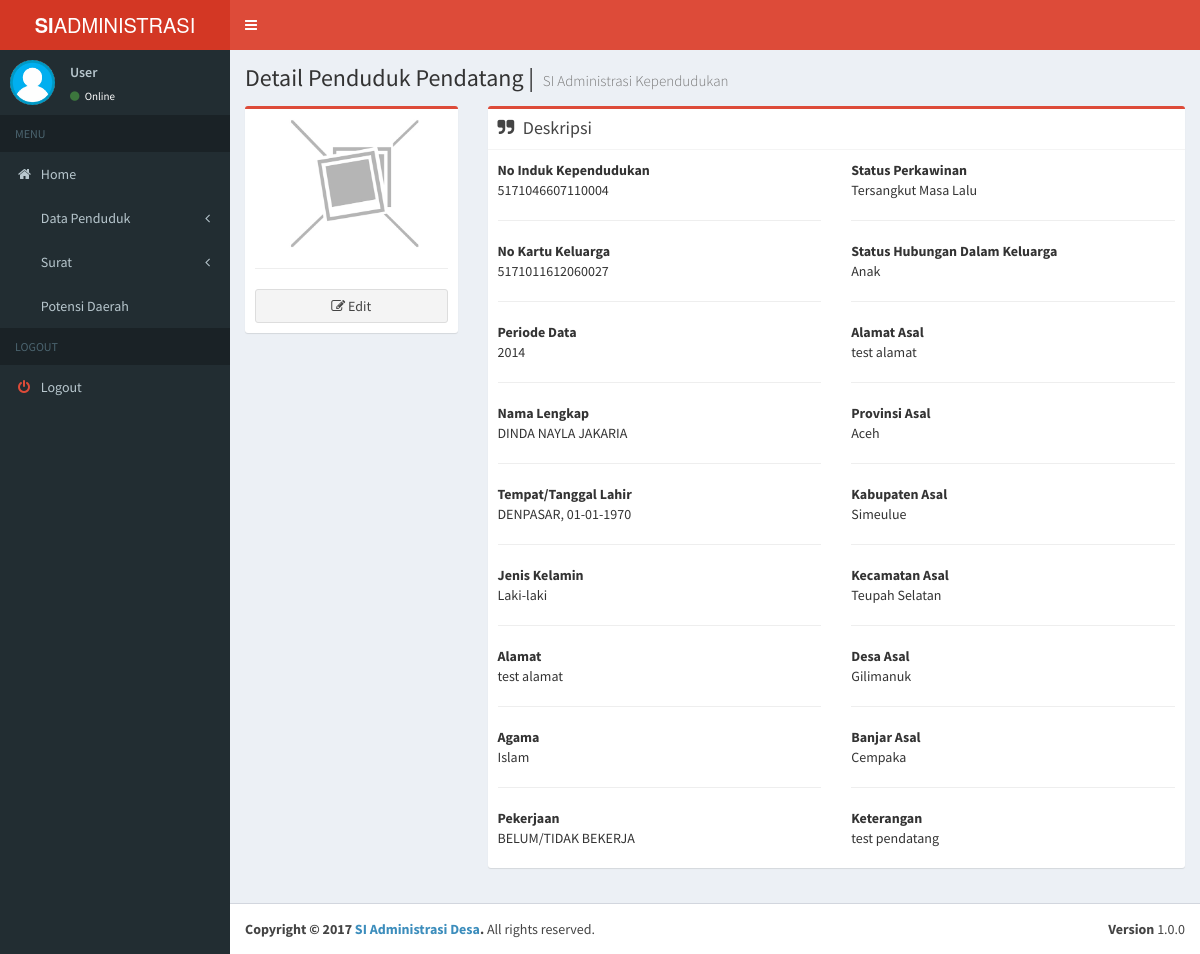
/index.php/pendatang/detail/1, run on the app's committed database.
### tables this page shows
CREATE TABLE `t_pendatang` (
  `id_pendatang` int(11) NOT NULL,
  `id_penduduk` int(11) DEFAULT NULL,
  `alamat_asal` varchar(255) DEFAULT NULL,
  `tgl_datang` date DEFAULT NULL,
  `id_provinsi` int(11) DEFAULT NULL,
  `id_kabupaten` int(11) DEFAULT NULL,
  `id_kecamatan` int(11) DEFAULT NULL,
  `id_desa` int(11) DEFAULT NULL,
  `id_banjar` int(11) DEFAULT NULL,
  `keterangan` varchar(255) DEFAULT NULL,
  `created_by` int(11) NOT NULL,
  `created_at` timestamp NOT NULL DEFAULT CURRENT_TIMESTAMP,
  `updated_by` int(11) NOT NULL,
  `updated_at` timestamp NOT NULL DEFAULT '0000-00-00 00:00:00' ON UPDATE CURRENT_TIMESTAMP,
  `status` tinyint(4) NOT NULL DEFAULT '1'
);

CREATE TABLE `t_penduduk` (
  `id_penduduk` int(11) NOT NULL,
  `periode_data` varchar(4) DEFAULT NULL,
  `no_kk` varchar(20) DEFAULT NULL,
  `status_kk` int(11) DEFAULT NULL,
  `nik` varchar(20) DEFAULT NULL,
  `nama` varchar(100) DEFAULT NULL,
  `tempat_lahir` varchar(50) DEFAULT NULL,
  `tgl_lahir` date DEFAULT NULL,
  `jk` tinyint(4) DEFAULT NULL,
  `alamat_saat_ini` varchar(255) DEFAULT NULL,
  `id_agama` int(11) DEFAULT NULL,
  `id_pendidikan` int(11) DEFAULT NULL,
  `pekerjaan` varchar(100) DEFAULT NULL,
  `telepon` varchar(20) DEFAULT NULL,
  `status_kawin` tinyint(4) DEFAULT NULL,
  `nama_ibu` varchar(100) DEFAULT NULL,
  `nama_ayah` varchar(100) DEFAULT NULL,
  `kewarganegaraan` varchar(20) DEFAULT NULL,
  `status_kependudukan` int(11) DEFAULT NULL COMMENT 'penduduk asli, pendatang, pindah, meninggal',
  `foto` varchar(255) DEFAULT NULL,
  `created_by` int(11) NOT NULL,
  `created_at` timestamp NOT NULL DEFAULT CURRENT_TIMESTAMP,
  `updated_by` int(11) NOT NULL,
  `updated_at` timestamp NOT NULL DEFAULT '0000-00-00 00:00:00' ON UPDATE CURRENT_TIMESTAMP,
  `status` tinyint(4) NOT NULL DEFAULT '1'
);

CREATE TABLE `m_agama` (
  `id_agama` int(11) NOT NULL,
  `agama` varchar(20) DEFAULT NULL,
  `status` tinyint(4) DEFAULT NULL
);

CREATE TABLE `m_status_kawin` (
  `id_status_kawin` int(11) NOT NULL,
  `status_kawin` varchar(20) NOT NULL,
  `status` tinyint(4) NOT NULL DEFAULT '1'
);

CREATE TABLE `m_shdk` (
  `id_shdk` int(11) NOT NULL,
  `shdk` varchar(50) DEFAULT NULL,
  `status` tinyint(4) DEFAULT NULL
);

CREATE TABLE `m_provinsi` (
  `id_provinsi` int(11) NOT NULL,
  `provinsi` varchar(100) DEFAULT NULL,
  `status` tinyint(4) DEFAULT '1'
);

CREATE TABLE `m_kabupaten` (
  `id_kabupaten` int(11) NOT NULL,
  `id_provinsi` int(11) DEFAULT NULL,
  `kabupaten` varchar(100) DEFAULT NULL,
  `status` tinyint(4) DEFAULT '1'
);

CREATE TABLE `m_kecamatan` (
  `id_kecamatan` int(11) NOT NULL,
  `id_kabupaten` int(11) DEFAULT NULL,
  `kecamatan` varchar(100) DEFAULT NULL,
  `status` tinyint(4) DEFAULT '1'
);

CREATE TABLE `m_desa` (
  `id_desa` int(11) NOT NULL,
  `id_kecamatan` int(11) DEFAULT NULL,
  `kode_desa` varchar(4) DEFAULT NULL,
  `desa` varchar(100) DEFAULT NULL,
  `status` tinyint(4) DEFAULT '1'
);

CREATE TABLE `m_banjar` (
  `id_banjar` int(11) NOT NULL,
  `id_desa` int(11) DEFAULT NULL,
  `banjar` varchar(100) DEFAULT NULL,
  `status` tinyint(4) DEFAULT NULL
);

### application/controllers/Pendatang.php (called while the page is built, shortened)
<?php
class Pendatang extends CI_Controller {
	function __construct()
	{
		$this->load->model('pendatang_model', 'pendatang', true);
		$this->load->model('penduduk_model', 'penduduk', true);
	}
	public function detail($id)
	{
		$data['data'] = $this->pendatang->getdetailpendatang($id);
		$data['body'] = $this->load->view('detail_pendatang', $data, true);
		$this->load->view('template', $data);
	}
}

### index.php (called while the page is built, shortened)
<?php
require_once BASEPATH.'core/CodeIgniter.php';

### application/models/Pendatang_model.php (called while the page is built, shortened)
<?php
class Pendatang_model extends CI_Model {
	public function getdetailpendatang($id)
	{
		$query = $this->db->query('select tp.*,
			p.nama as nama_penduduk, p.nik as nik, p.no_kk, p.pekerjaan, p.periode_data as periode_data, p.foto as foto, p.tgl_lahir, p.tempat_lahir, p.jk, p.alamat_saat_ini, p.status_kk, p.id_agama, p.id_pendidikan, p.telepon, p.status_kawin, p.status_kependudukan, p.kewarganegaraan,
			s.shdk as status_keluarga,
			a.agama,
			pt.pend_akhir as pendidikan,
			sk.status_kawin as status_perkawinan,
			skp.status_kependudukan as status_penduduk,
			mp.provinsi,
			mk.kabupaten,
			mkc.kecamatan,
			md.desa,
			mb.banjar
			from t_pendatang tp
			inner join t_penduduk p on p.id_penduduk=tp.id_penduduk
			inner join m_provinsi mp on mp.id_provinsi=tp.id_provinsi
			inner join m_kabupaten mk on mk.id_kabupaten=tp.id_kabupaten
			inner join m_kecamatan mkc on mkc.id_kecamatan=tp.id_kecamatan
			inner join m_desa md on md.id_desa=tp.id_desa
			inner join m_banjar mb on mb.id_banjar=tp.id_banjar
			inner join m_shdk s on s.id_shdk=p.status_kk
			inner join m_agama a on a.id_agama=p.id_agama
			inner join m_pendidikan_terakhir as pt on pt.id_pendidikan=p.id_pendidikan
			left join m_status_kawin as sk on sk.id_status_kawin=p.status_kawin
			left join m_status_kependudukan as skp on skp.id_status_kependudukan=p.status_kependudukan
			where tp.status <> 0 and id_pendatang='.$id);
		if($query->num_rows() == 1)
		{
			return $query->result();
		}
		else
		{
			return false;
		}
	}
}

### application/views/detail_pendatang.php (the view, shortened to what this page needs)
<div class="content-wrapper">
  <section class="content-header">
    <h1>
      Detail Penduduk Pendatang |
      <small>SI Administrasi Kependudukan</small>
    </h1>
  </section>
    <section class="content">
      <div class="row">
      <?php
        if(is_object($data) || is_array($data)) :
          foreach ($data as $row) :
      ?>
        <div class="col-md-3">
          <div class="box box-danger">
            <div class="box-body box-profile">
              <img style="margin: 0 auto;" class="img-responsive"
              <?php
                if(is_null($row->foto) || $row->foto=="") :
              ?>
              src="<?=base_url()?>assets/dist/img/no-image.jpg"
              <?php
                else:
              ?>
              src="<?=base_url()?>assets/img/fotopenduduk/<?=$row->foto?>"
              <?php
                endif;
              ?>
              alt="Program Picture">
              <hr/>
              <button type="button" class="btn btn-default btn-block" onClick="window.location.href='<?=site_url('pendatang/edit/'.$row->id_pendatang)?>'">
                <i class="fa fa-edit"></i> Edit
              </button>
            </div>
          </div>
        </div>
        <div class="col-md-9">
          <div class="box box-danger">
            <div class="box-header with-border">
              <h3 class="box-title"><i class="fa fa-quote-right margin-r-5"></i> Deskripsi</h3>
            </div>
            <div class="box-body">
              <div class="row">
                <div class="col-md-6">
                  <strong>No Induk Kependudukan</strong>
                  <p><?=$row->nik?></p>
                  <hr/>
                  <strong>No Kartu Keluarga</strong>
                  <p><?=$row->no_kk?></p>
                  <hr/>
                  <strong>Periode Data</strong>
                  <p><?=$row->periode_data?></p>
                  <hr/>
                  <strong>Nama Lengkap</strong>
                  <p><?=$row->nama_penduduk?></p>
                  <hr/>
                  <strong>Tempat/Tanggal Lahir</strong>
                  <p>
                    <?php
                      $date=date_create($row->tgl_lahir);
                      $newdate=date_format($date,"d-m-Y");
                      echo $row->tempat_lahir . ", " . $newdate;
                    ?>
                  </p>
                  <hr/>
                  <strong>Jenis Kelamin</strong>
                  <p>
                    <?php
                      if($row->jk == 1) :
                        echo "Laki-laki";
                      else:
                        echo "Perempuan";
                      endif;
                    ?>
                  </p>
                  <hr/>
                  <strong>Alamat</strong>
                  <p>
                    <?php
                      if(is_null($row->alamat_saat_ini) || $row->alamat_saat_ini=="") :
                        echo "-";
                      else:
                        echo $row->alamat_saat_ini;
                      endif;
                    ?>
                  </p>
                  <hr/>
                  <strong>Agama</strong>
                  <p><?=$row->agama?></p>
                  <hr/>
                  <strong>Pekerjaan</strong>
                  <p>
                    <?php
                      if(is_null($row->pekerjaan) || $row->pekerjaan=="") :
                        echo "-";
                      else:
                        echo $row->pekerjaan;
                      endif;
                    ?>
                  </p>
                </div>
                <div class="col-md-6">
                  <strong>Status Perkawinan</strong>
                  <p>
                    <?php
                      if(is_null($row->status_perkawinan) || $row->status_perkawinan=="") :
                        echo "-";
                      else:
                        echo $row->status_perkawinan;
                      endif;
                    ?>
                  </p>
                  <hr/>
                  <strong>Status Hubungan Dalam Keluarga</strong>
                  <p><?=$row->status_keluarga?></p>
                  <hr/>
                  <strong>Alamat Asal</strong>
                  <p><?=$row->alamat_asal?></p>
                  <hr/>
                  <strong>Provinsi Asal</strong>
                  <p><?=$row->provinsi?></p>
                  <hr/>
                  <strong>Kabupaten Asal</strong>
                  <p><?=$row->kabupaten?></p>
                  <hr/>
                  <strong>Kecamatan Asal</strong>
                  <p><?=$row->kecamatan?></p>
                  <hr/>
                  <strong>Desa Asal</strong>
                  <p><?=$row->desa?></p>
                  <hr/>
                  <strong>Banjar Asal</strong>
                  <p><?=$row->banjar?></p>
                  <hr/>
                  <strong>Keterangan</strong>
                  <p><?=$row->keterangan?></p>
                </div>
              </div>
            </div>
          </div>
        </div>
      <?php
          endforeach;
        endif;
      ?>
      </div>
    </section>
</div>

### data on the page
t_pendatang: id_penduduk.nik "5171046607110004", id_penduduk.no_kk "5171011612060027", id_penduduk.periode_data "2014", id_penduduk.nama "DINDA NAYLA JAKARIA", id_penduduk.tempat_lahir "DENPASAR", id_penduduk.tgl_lahir "01-01-1970", id_penduduk.alamat_saat_ini "test alamat", m_agama.agama "Islam", id_penduduk.pekerjaan "BELUM/TIDAK BEKERJA", m_status_kawin.status_kawin "Tersangkut Masa Lalu", m_shdk.shdk "Anak", alamat_asal "test alamat", id_provinsi.provinsi "Aceh", id_kabupaten.kabupaten "Simeulue", id_kecamatan.kecamatan "Teupah Selatan", id_desa.desa "Gilimanuk", id_banjar.banjar "Cempaka", keterangan "test pendatang"
